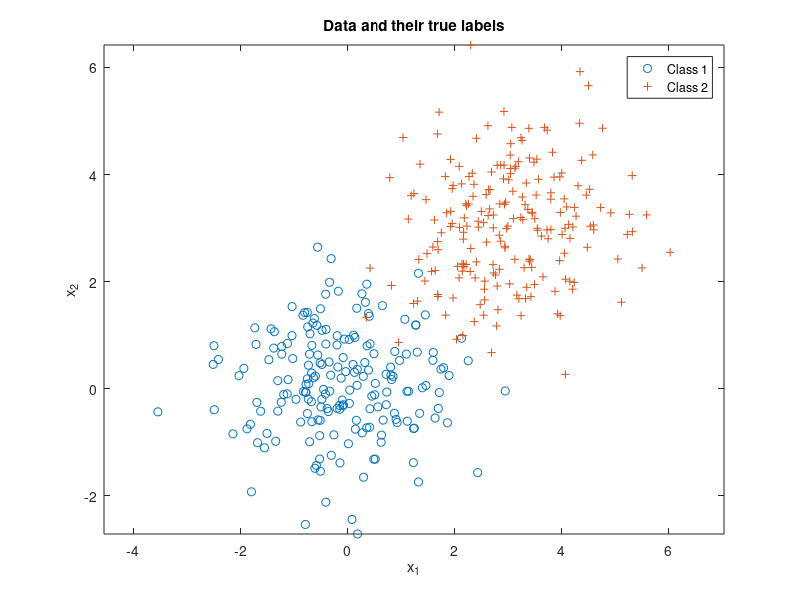

The MATLAB script that drew this image: (Note: this script raises an error after producing the figure.)
% Class Number
n = 2; 
% Sample Number
N = 400; 
% Set mu and sigma
mu(:,1) = [0;0]; mu(:,2) = [3;3];
Sigma(:,:,1) = [1 0;0 1]; Sigma(:,:,2) = [1 0;0 1];
% Class Prior
p = [0.5,0.5];
% Generate Label
label = rand(1,N) >= p(1);
% Length of each class
Nc = [length(find(label==0)),length(find(label==1))];
x = zeros(n,N);
% Draw samples from each class pdf
for l = 0:1
    x(:,label==l) = mvnrnd(mu(:,l+1),Sigma(:,:,l+1),Nc(l+1))';
end
figure(2), clf,
plot(x(1,label==0),x(2,label==0),'o'), hold on,
plot(x(1,label==1),x(2,label==1),'+'), axis equal,
legend('Class 1','Class 2'), 
title('Data and their true labels'),
xlabel('x_1'), ylabel('x_2'), 

lambda = [0 1;1 0]; % loss values
gamma = (lambda(2,1)-lambda(1,1))/(lambda(1,2)-lambda(2,2)) * p(1)/p(2); %threshold
discriminantScore = log(evalGaussian(x,mu(:,2),Sigma(:,:,2)))-log(evalGaussian(x,mu(:,1),Sigma(:,:,1)));% - log(gamma);
decision = (discriminantScore >= log(gamma));

ind00 = find(decision==0 & label==0); p00 = length(ind00)/Nc(1); % probability of true negative
ind10 = find(decision==1 & label==0); p10 = length(ind10)/Nc(1); % probability of false positive
ind01 = find(decision==0 & label==1); p01 = length(ind01)/Nc(2); % probability of false negative
ind11 = find(decision==1 & label==1); p11 = length(ind11)/Nc(2); % probability of true positive
p = [p10,p01]*Nc'/N; % probability of error, empirically estimated

figure(1), % class 0 circle, class 1 +, correct green, incorrect red
plot(x(1,ind00),x(2,ind00),'og'); hold on,
plot(x(1,ind10),x(2,ind10),'or'); hold on,
plot(x(1,ind01),x(2,ind01),'+r'); hold on,
plot(x(1,ind11),x(2,ind11),'+g'); hold on,
axis equal,

% including the contour at level 0 which is the decision boundary
legend('Correct decisions for data from Class 1','Wrong decisions for data from Class 1','Wrong decisions for data from Class 2','Correct decisions for data from Class 2' ), 
title('Data and their classifier decisions versus true labels'),
xlabel('x_1'), ylabel('x_2'), 
